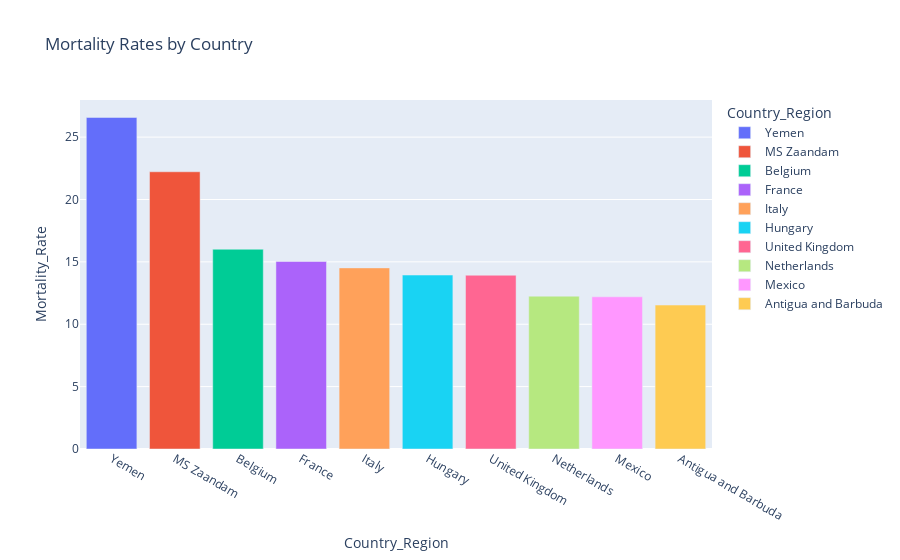

Write notebook code for a chart like this one.
### Code cell
bar_fig = px.bar(sorted_mortality_rates_df.head(10), x='Country_Region', y='Mortality_Rate', color='Country_Region', title='Mortality Rates by Country')
bar_fig.show()

### Figure 1 — Plotly figure (JSON) as saved in the notebook; plotly's stock layout.template omitted (floating-point values rounded to 4 significant figures)
{"data": [{"alignmentgroup": "True", "hovertemplate": "Country_Region=%{x}<br>Mortality_Rate=%{y}<extra></extra>", "legendgroup": "Yemen", "marker": {"color": "#636efa"}, "name": "Yemen", "offsetgroup": "Yemen", "orientation": "v", "showlegend": true, "textposition": "auto", "type": "bar", "x": ["Yemen"], "xaxis": "x", "y": [26.58], "yaxis": "y"}, {"alignmentgroup": "True", "hovertemplate": "Country_Region=%{x}<br>Mortality_Rate=%{y}<extra></extra>", "legendgroup": "MS Zaandam", "marker": {"color": "#EF553B"}, "name": "MS Zaandam", "offsetgroup": "MS Zaandam", "orientation": "v", "showlegend": true, "textposition": "auto", "type": "bar", "x": ["MS Zaandam"], "xaxis": "x", "y": [22.22], "yaxis": "y"}, {"alignmentgroup": "True", "hovertemplate": "Country_Region=%{x}<br>Mortality_Rate=%{y}<extra></extra>", "legendgroup": "Belgium", "marker": {"color": "#00cc96"}, "name": "Belgium", "offsetgroup": "Belgium", "orientation": "v", "showlegend": true, "textposition": "auto", "type": "bar", "x": ["Belgium"], "xaxis": "x", "y": [16.01], "yaxis": "y"}, {"alignmentgroup": "True", "hovertemplate": "Country_Region=%{x}<br>Mortality_Rate=%{y}<extra></extra>", "legendgroup": "France", "marker": {"color": "#ab63fa"}, "name": "France", "offsetgroup": "France", "orientation": "v", "showlegend": true, "textposition": "auto", "type": "bar", "x": ["France"], "xaxis": "x", "y": [15.03], "yaxis": "y"}, {"alignmentgroup": "True", "hovertemplate": "Country_Region=%{x}<br>Mortality_Rate=%{y}<extra></extra>", "legendgroup": "Italy", "marker": {"color": "#FFA15A"}, "name": "Italy", "offsetgroup": "Italy", "orientation": "v", "showlegend": true, "textposition": "auto", "type": "bar", "x": ["Italy"], "xaxis": "x", "y": [14.52], "yaxis": "y"}, {"alignmentgroup": "True", "hovertemplate": "Country_Region=%{x}<br>Mortality_Rate=%{y}<extra></extra>", "legendgroup": "Hungary", "marker": {"color": "#19d3f3"}, "name": "Hungary", "offsetgroup": "Hungary", "orientation": "v", "showlegend": true, "textposition": "auto", "type": "bar", "x": ["Hungary"], "xaxis": "x", "y": [13.94], "yaxis": "y"}, {"alignmentgroup": "True", "hovertemplate": "Country_Region=%{x}<br>Mortality_Rate=%{y}<extra></extra>", "legendgroup": "United Kingdom", "marker": {"color": "#FF6692"}, "name": "United Kingdom", "offsetgroup": "United Kingdom", "orientation": "v", "showlegend": true, "textposition": "auto", "type": "bar", "x": ["United Kingdom"], "xaxis": "x", "y": [13.93], "yaxis": "y"}, {"alignmentgroup": "True", "hovertemplate": "Country_Region=%{x}<br>Mortality_Rate=%{y}<extra></extra>", "legendgroup": "Netherlands", "marker": {"color": "#B6E880"}, "name": "Netherlands", "offsetgroup": "Netherlands", "orientation": "v", "showlegend": true, "textposition": "auto", "type": "bar", "x": ["Netherlands"], "xaxis": "x", "y": [12.25], "yaxis": "y"}, {"alignmentgroup": "True", "hovertemplate": "Country_Region=%{x}<br>Mortality_Rate=%{y}<extra></extra>", "legendgroup": "Mexico", "marker": {"color": "#FF97FF"}, "name": "Mexico", "offsetgroup": "Mexico", "orientation": "v", "showlegend": true, "textposition": "auto", "type": "bar", "x": ["Mexico"], "xaxis": "x", "y": [12.2], "yaxis": "y"}, {"alignmentgroup": "True", "hovertemplate": "Country_Region=%{x}<br>Mortality_Rate=%{y}<extra></extra>", "legendgroup": "Antigua and Barbuda", "marker": {"color": "#FECB52"}, "name": "Antigua and Barbuda", "offsetgroup": "Antigua and Barbuda", "orientation": "v", "showlegend": true, "textposition": "auto", "type": "bar", "x": ["Antigua and Barbuda"], "xaxis": "x", "y": [11.54], "yaxis": "y"}], "layout": {"barmode": "relative", "legend": {"title": {"text": "Country_Region"}, "tracegroupgap": 0}, "title": {"text": "Mortality Rates by Country"}, "xaxis": {"anchor": "y", "categoryarray": ["Yemen", "MS Zaandam", "Belgium", "France", "Italy", "Hungary", "United Kingdom", "Netherlands", "Mexico", "Antigua and Barbuda"], "categoryorder": "array", "domain": [0, 1], "title": {"text": "Country_Region"}}, "yaxis": {"anchor": "x", "domain": [0, 1], "title": {"text": "Mortality_Rate"}}}}
